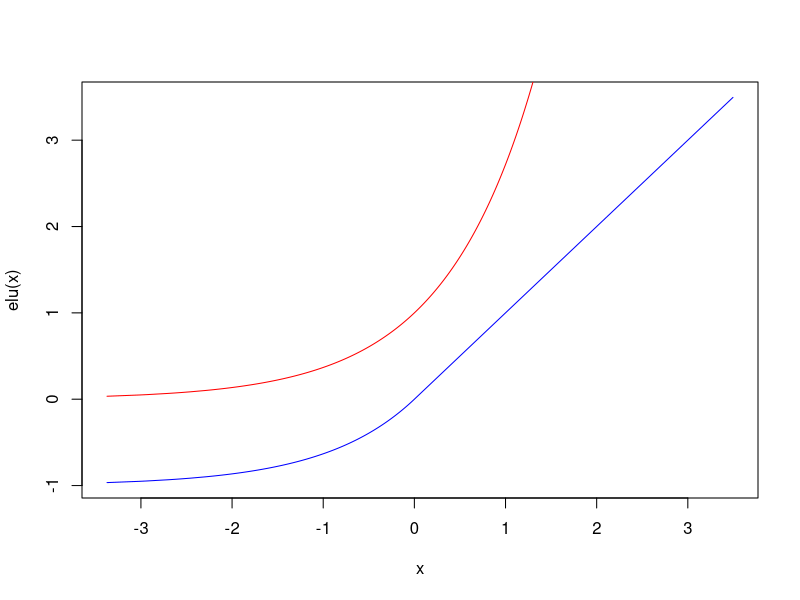
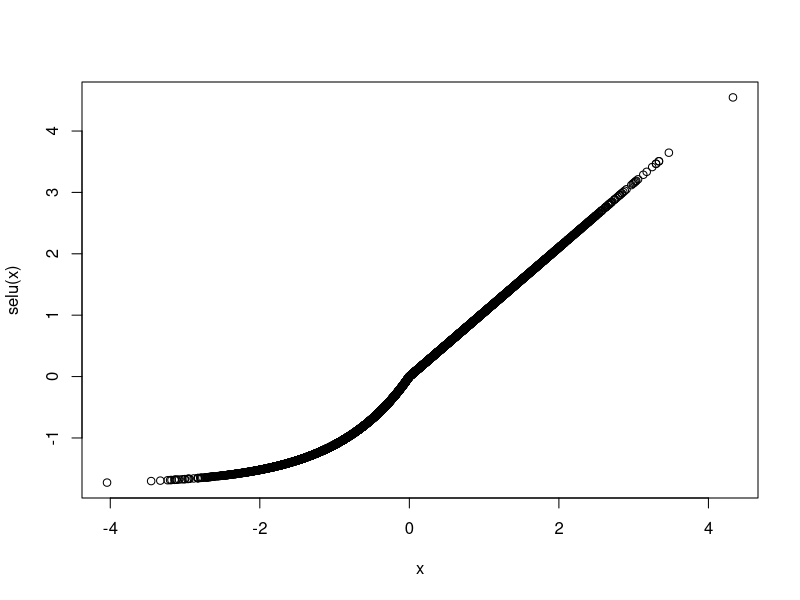
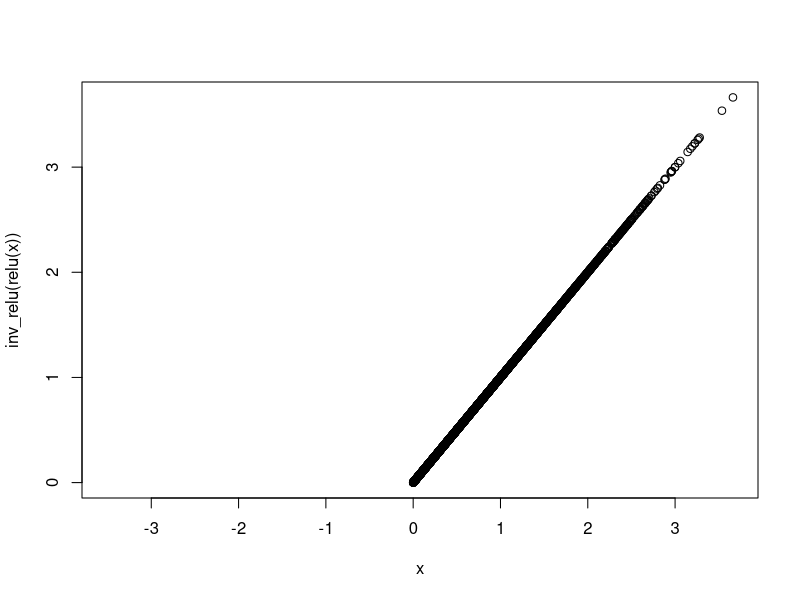
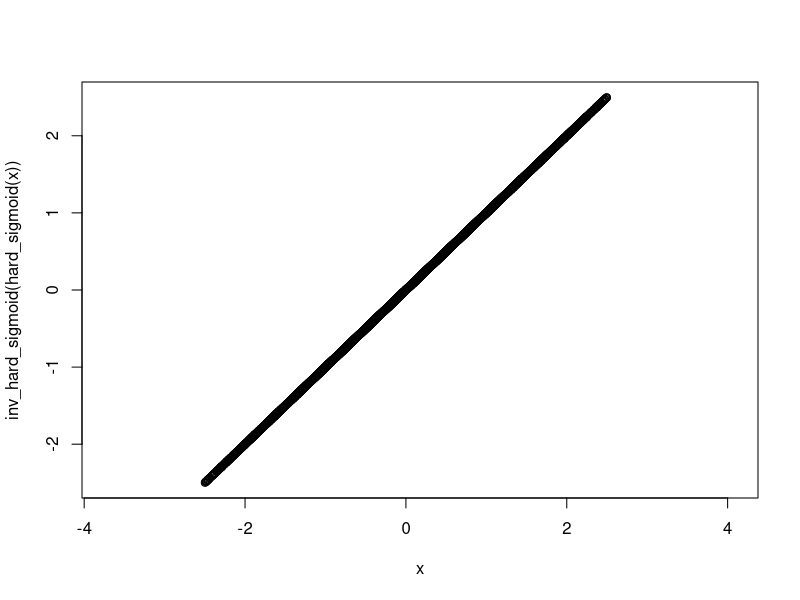
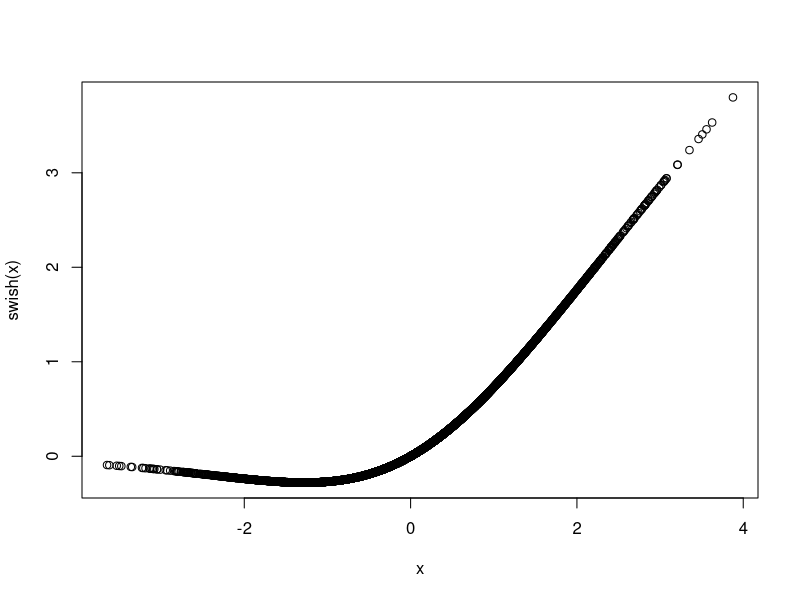
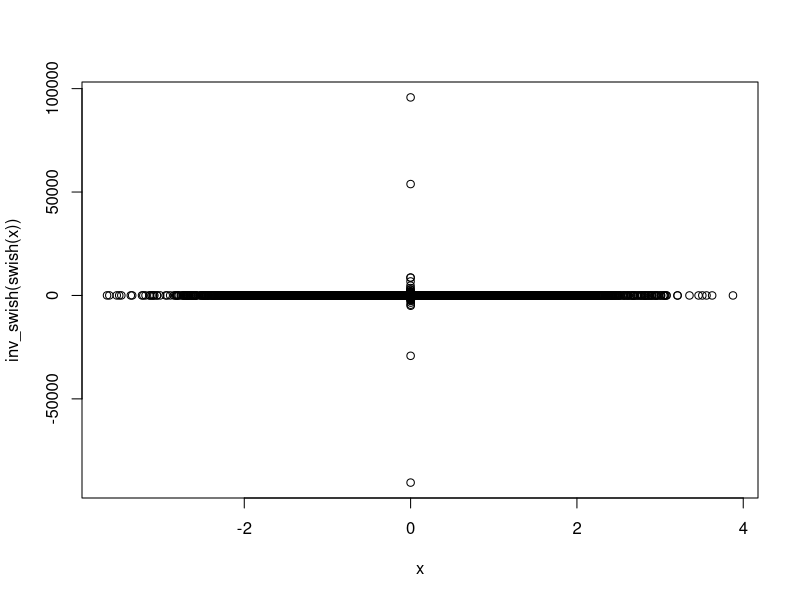
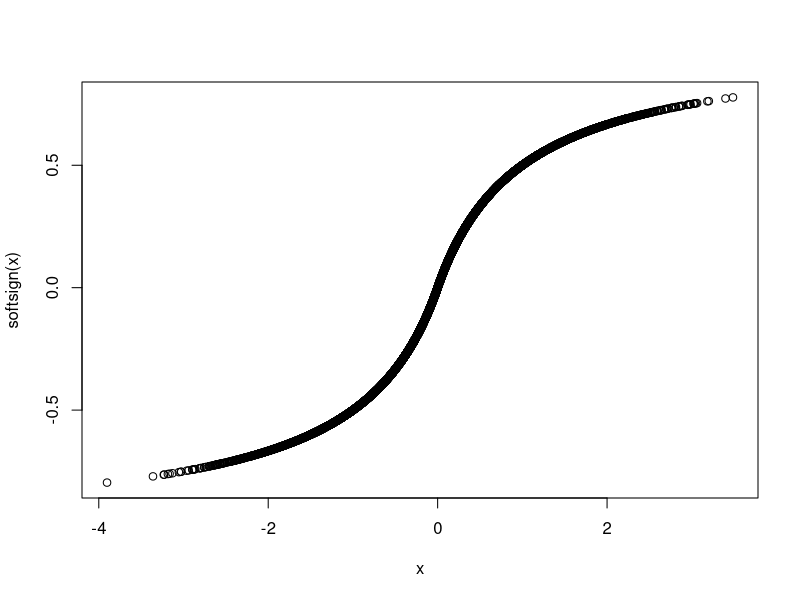
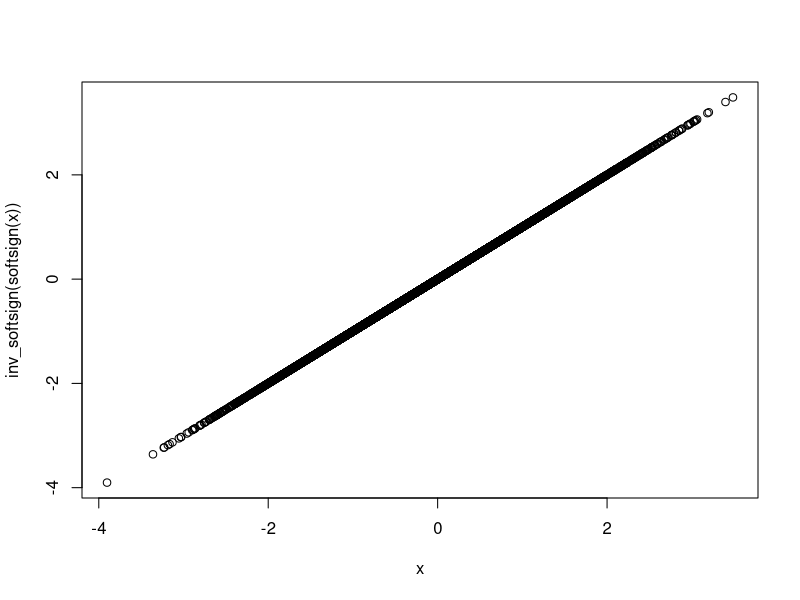

These charts were generated, in order, by the following R code:
##############################
# Mercari
##############################
set.seed(42)
x = rpois(100, .5) + 1
print(c(mean(x), sd(x)))
print(c(mean(log(x)), sd(log(x))))

after_act = exp(log(x) * sd(log(x)) + mean(log(x)))
print(c(mean(after_act), sd(after_act)))
after_scale = after_act*sd(x)+mean(x)
print(c(mean(after_scale), sd(after_scale)))






target = c(rep(0, 90), rep(1, 10))
t_mean = mean(target)
t_sd = sd(target)
target_scaled = (target-t_mean)/t_sd
c(mean(target_scaled), sd(target_scaled))


inv_hard_sigmoid = function(x){
  (x - 0.5) / 0.2
}
target_scaled_inv = inv_hard_sigmoid(target_scaled)
t_mean2 = mean(target_scaled_inv)
t_sd2 = sd(target_scaled_inv)
target_scaled_inv_scaled = (target_scaled_inv-t_mean2) / t_sd2
c(mean(target_scaled_inv_scaled), sd(target_scaled_inv_scaled))

hard_sigmoid = function(x){
  x = (x * 0.2) + 0.5
  x = pmax(x, 0)
  x = pmin(x, 1)
  return(x)
}
out = hard_sigmoid((target_scaled_inv*t_sd2)+t_mean2)


elu = function(x){
  out = x
  out[x<0] <- 1 * (expm1(x[x<0]))
  return(out)
}

inv_elu = function(x){
  out = x
  out[x<0] <- (log1p(x[x<0])) / 1
  return(out)
}

x <- sort(rnorm(1000))
plot(elu(x)~ x, col='blue', type='l')
lines(exp(x) ~ x, col='red')

all.equal(inv_elu(elu(x)), x)

x <- sort(rnorm(1000))
softsign = function(x) {x/(1+abs(x))}
inv_softsign = function(x) {-x / (x-1)}
all.equal(inv_softsign(softsign(x)), x)


selu = function(x){
  out = x
  out[x<0] <- 1.6732 * (expm1(x[x<0]))
  out = 1.0507 * out
  return(out)
}
inv_selu = function(x){
  out = x / 1.0507
  out[x<0] <- (log1p(x[x<0] / (1.6732 * 1.0507)))
  return(out)
}
x <- sort(rnorm(10000))
all.equal(inv_selu(selu(x)), x)
plot(selu(x) ~ x)


relu = function(x){
  pmax(x, 0)
}
inv_relu = function(x){
  out = x
  out[x<=0] <- NA
  return(out)
}
x <- sort(rnorm(10000))
out <- inv_relu(relu(x))
all.equal(out[!is.na(out)], x[!is.na(out)])
plot(inv_relu(relu(x))~x)


hard_sigmoid = function(x){
  x = (x * 0.2) + 0.5
  x = pmax(x, 0)
  x = pmin(x, 1)
  return(x)
}
inv_hard_sigmoid = function(x){
  out = (x - 0.5) / 0.2
  out[x<=0] <- NA
  out[x>=1] <- NA
  return(out)
}
x <- sort(rnorm(10000))
out <- inv_hard_sigmoid(hard_sigmoid(x))
all.equal(out[!is.na(out)], x[!is.na(out)])
plot(inv_hard_sigmoid(hard_sigmoid(x))~x)




swish = function(x){
  return(x/(1+exp(-x)))
}
inv_swish = function(x){
  out = (x - 0.5) / (0.2 * x)
  return(out)
}
x <- sort(rnorm(10000))
plot(swish(x)~x)
out <- inv_swish(swish(x))
all.equal(out[!is.na(out)], x[!is.na(out)])
plot(inv_swish(swish(x))~x)


softsign = function(x){
  return(x/(1+abs(x)))
}
inv_softsign = function(x){
  out1 =- x/(x-1)
  out2 = x/(x+1)
  out = out1
  out[x<0] = out2[x<0]
  return(out)
}
x <- sort(rnorm(10000))
plot(softsign(x)~x)
out <- inv_softsign(softsign(x))
all.equal(out[!is.na(out)], x[!is.na(out)])
plot(inv_softsign(softsign(x))~x)




inv_hard_sigmoid = function(x){
  out = (x - 0.5) / 0.2
  return(out)
}
x=c(rep(0, 4000), rep(1, 6000)); eps=0.0001; y=qlogis(pmax(pmin(x, 1-eps), eps)); plot(y~x); summary(y); sd(y); 
summary(inv_hard_sigmoid(x))
sd(summary(inv_hard_sigmoid(x)))

x=c(rep(0, 1), rep(1, 10000)); eps=0.0001; y=qlogis(pmax(pmin(x, 1-eps), eps)); plot(y~x); summary(y); sd(y); 
summary(inv_hard_sigmoid(x))
sd(summary(inv_hard_sigmoid(x)))


x=c(rep(0, 10000), rep(1, 1)); eps=0.0001; y=qlogis(pmax(pmin(x, 1-eps), eps)); plot(y~x); summary(y); sd(y); 
summary(inv_hard_sigmoid(x))
sd(summary(inv_hard_sigmoid(x)))



leaky_relu = function(x){
  out = x
  idx = x<0
  out[idx] = out[idx] * .01
  return(out)
}

inv_leaky_relu = function(x){
  out = x
  idx = x<0
  out[idx] = out[idx] * 100
  return(out)
}
x <- sort(rnorm(10000))
plot(leaky_relu(x)~x)
out <- inv_leaky_relu(leaky_relu(x))
all.equal(out, x)

